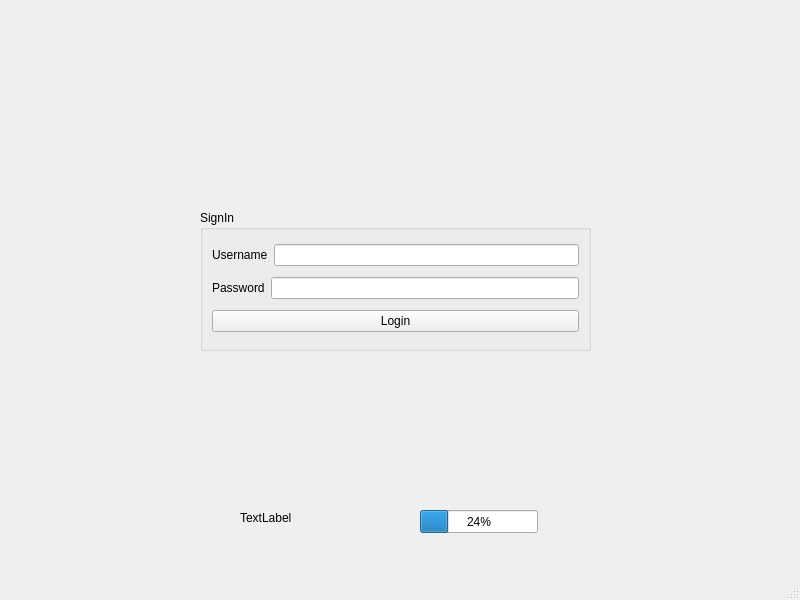
<?xml version="1.0" encoding="UTF-8"?>
<ui version="4.0">
 <class>MainWindow</class>
 <widget class="QMainWindow" name="MainWindow">
  <property name="geometry">
   <rect>
    <x>0</x>
    <y>0</y>
    <width>800</width>
    <height>600</height>
   </rect>
  </property>
  <property name="windowTitle">
   <string>MainWindow</string>
  </property>
  <widget class="QWidget" name="centralwidget">
   <widget class="QGroupBox" name="groupBox">
    <property name="geometry">
     <rect>
      <x>200</x>
      <y>210</y>
      <width>391</width>
      <height>141</height>
     </rect>
    </property>
    <property name="title">
     <string>SignIn</string>
    </property>
    <layout class="QVBoxLayout" name="verticalLayout">
     <item>
      <layout class="QHBoxLayout" name="horizontalLayout">
       <item>
        <widget class="QLabel" name="label_username1">
         <property name="text">
          <string>Username</string>
         </property>
        </widget>
       </item>
       <item>
        <widget class="QLineEdit" name="lineEdit_username"/>
       </item>
      </layout>
     </item>
     <item>
      <layout class="QHBoxLayout" name="horizontalLayout_2">
       <item>
        <widget class="QLabel" name="label_password1">
         <property name="text">
          <string>Password</string>
         </property>
        </widget>
       </item>
       <item>
        <widget class="QLineEdit" name="lineEdit_2_password">
         <property name="echoMode">
          <enum>QLineEdit::Password</enum>
         </property>
        </widget>
       </item>
      </layout>
     </item>
     <item>
      <widget class="QPushButton" name="pushButton_login1">
       <property name="text">
        <string>Login</string>
       </property>
      </widget>
     </item>
    </layout>
   </widget>
   <widget class="QLabel" name="label_pic">
    <property name="geometry">
     <rect>
      <x>210</x>
      <y>20</y>
      <width>371</width>
      <height>161</height>
     </rect>
    </property>
    <property name="text">
     <string/>
    </property>
    <property name="alignment">
     <set>Qt::AlignCenter</set>
    </property>
   </widget>
   <widget class="QLabel" name="label_3">
    <property name="geometry">
     <rect>
      <x>240</x>
      <y>510</y>
      <width>56</width>
      <height>16</height>
     </rect>
    </property>
    <property name="text">
     <string>TextLabel</string>
    </property>
   </widget>
   <widget class="QProgressBar" name="progressBar">
    <property name="geometry">
     <rect>
      <x>420</x>
      <y>510</y>
      <width>118</width>
      <height>23</height>
     </rect>
    </property>
    <property name="value">
     <number>24</number>
    </property>
   </widget>
  </widget>
  <widget class="QMenuBar" name="menubar">
   <property name="geometry">
    <rect>
     <x>0</x>
     <y>0</y>
     <width>800</width>
     <height>26</height>
    </rect>
   </property>
  </widget>
  <widget class="QStatusBar" name="statusbar"/>
 </widget>
 <resources/>
 <connections/>
</ui>
